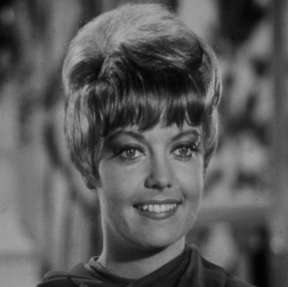
#> input picture homeworks/homework1/woman.jpg, 289 x 287 px
$ python homework1.py
#> lines starting #> are read from the running program, lines starting #| are printed output that depends on the picture
import numpy as np
import cv2


def stretch_contrast(v, params):

    letters = [0] + params[0] + [256]
    coefs = [1] + params[1]
    ys = [0] + params[2] + [256]
    new = v
    for i in range(0, len(coefs) - 1):
        new = np.where(
            np.logical_and(v >= letters[i], v < letters[i + 1]),
            (coefs[i + 1] * (v - letters[i]) + ys[i]),
            new,
        )
    return np.uint8(new)


def main():
    # EXAMPLE ON PRESENTATION
    params = [[50, 150], [0.2, 2, 1], [30, 200]]

    params2 = [[40, 90, 140], [0.2, 3, 1.8, 2], [40, 90, 180]]

    img = cv2.imread("woman.jpg")
#> img is the input picture: shape (287, 289, 3); min 0, max 255, mean 90.8
    stretched_contrast = stretch_contrast(img, params)
#> the loop in stretch_contrast, `for i in range(0, len(coefs) - 1):` made 3 passes
#> pass 1, in stretch_contrast, `new = np.where( np.logical_and(v >= letters[i], v < letters[i + 1]), (..`:
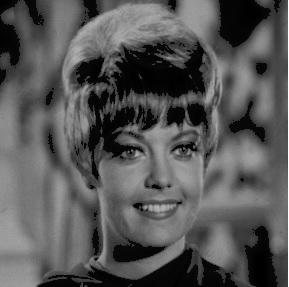
#> new: shape (287, 289, 3) float64; min 0, max 255, mean 86.2
#> pass 2, in stretch_contrast, `new = np.where( np.logical_and(v >= letters[i], v < letters[i + 1]), (..`:
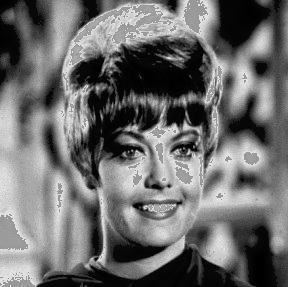
#> new: shape (287, 289, 3) float64; min 0, max 255, mean 109.4
#> pass 3, in stretch_contrast, `new = np.where( np.logical_and(v >= letters[i], v < letters[i + 1]), (..`:
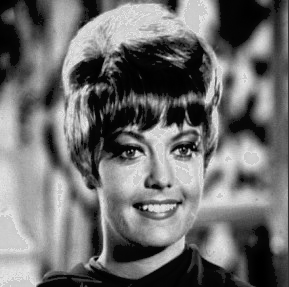
#> new: shape (287, 289, 3) float64; min 0, max 228, mean 111.1
    stretched_contrast2 = stretch_contrast(img, params2)
#> the loop in stretch_contrast (call 2), `for i in range(0, len(coefs) - 1):` made 4 passes
#> pass 1, in stretch_contrast (call 2), `new = np.where( np.logical_and(v >= letters[i], v < letters[i + 1]), (..`:
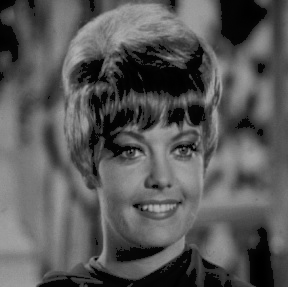
#> new: shape (287, 289, 3) float64; min 0, max 255, mean 88
#> pass 2, in stretch_contrast (call 2), `new = np.where( np.logical_and(v >= letters[i], v < letters[i + 1]), (..`:
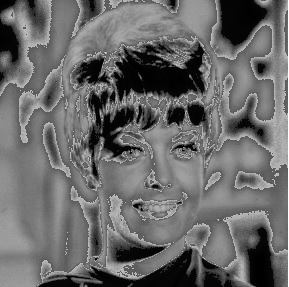
#> new: shape (287, 289, 3) float64; min 0, max 255, mean 105.9
#> pass 3, in stretch_contrast (call 2), `new = np.where( np.logical_and(v >= letters[i], v < letters[i + 1]), (..`:
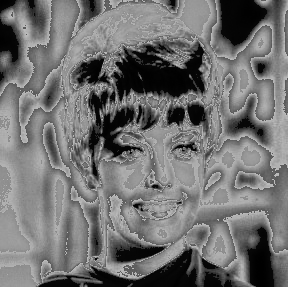
#> new: shape (287, 289, 3) float64; min 0, max 255, mean 114.3
#> after the loop in stretch_contrast (call 2), `for i in range(0, len(coefs) - 1):`:
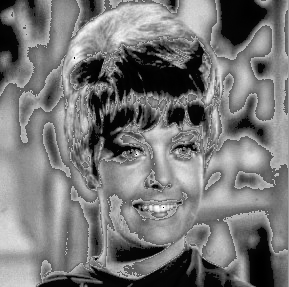
#> new: shape (287, 289, 3) float64; min 0, max 254, mean 119.1
    cv2.imshow("woman", stretched_contrast)
    cv2.waitKey(0)
    cv2.destroyAllWindows()
    cv2.imshow("woman", stretched_contrast2)
    cv2.waitKey(0)
    cv2.destroyAllWindows()
    cv2.imwrite("woman_stretched.jpg", stretched_contrast)
    cv2.imwrite("woman_stretched2.jpg", stretched_contrast2)


main()
